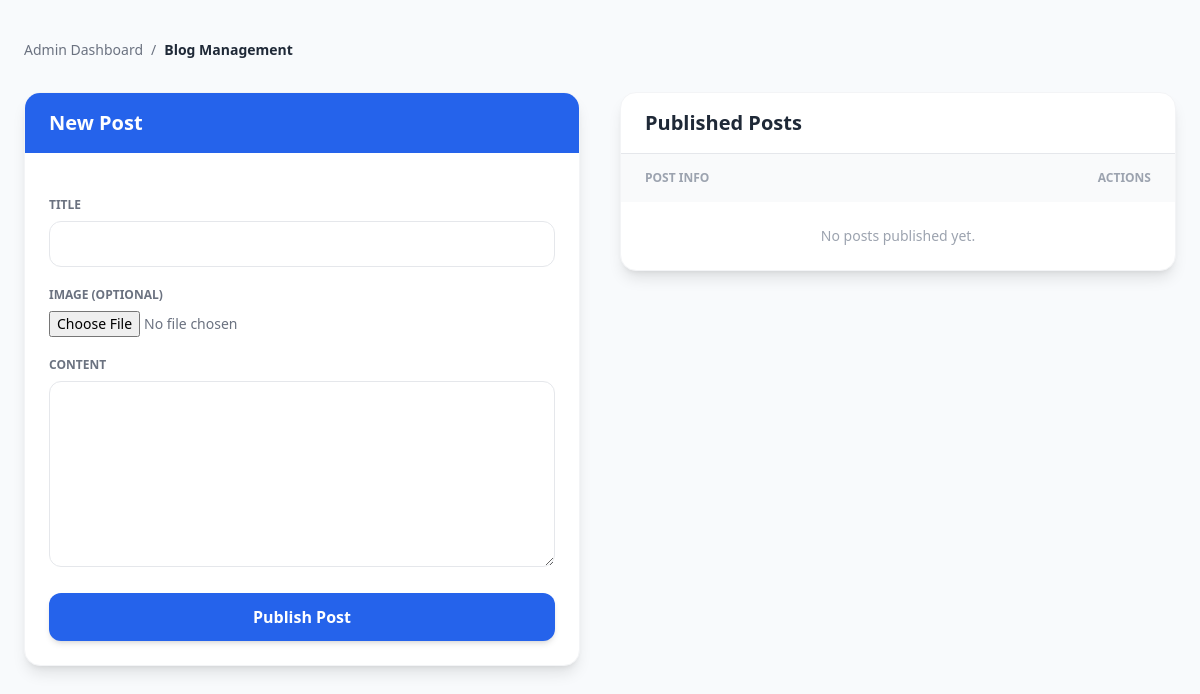
Before: /admin/add-blog (signed in) with the older database file.
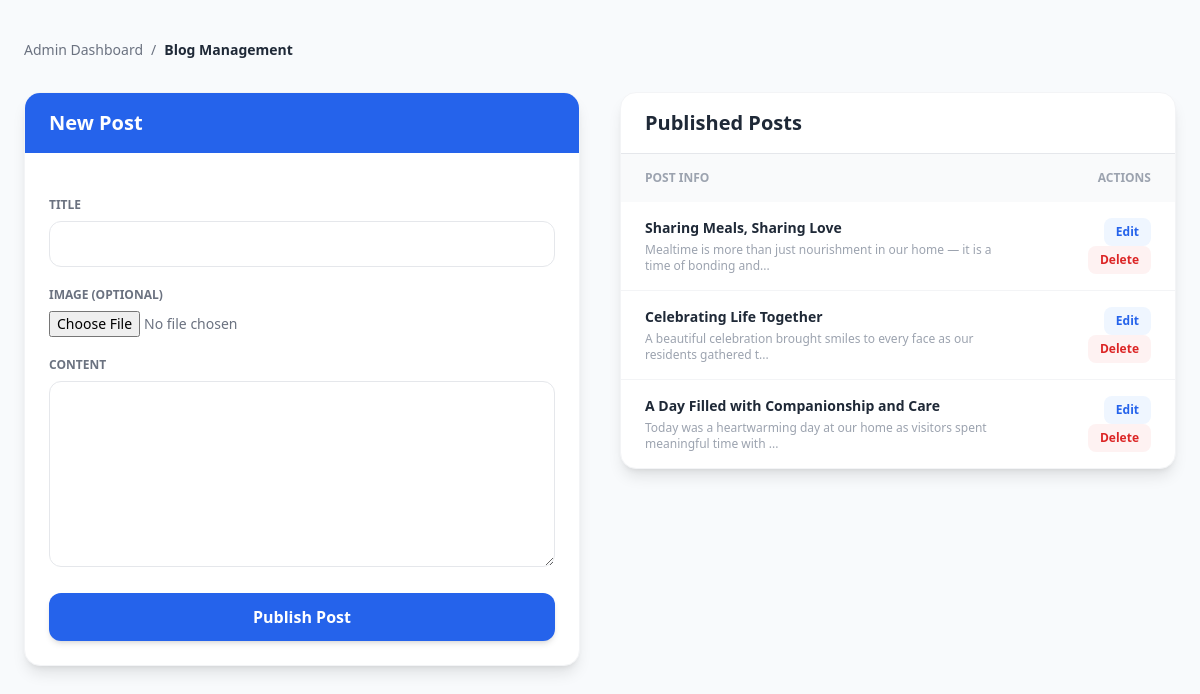
After: the same page with the newer database file.
### tables this page shows
CREATE TABLE blog_posts (
        id INTEGER PRIMARY KEY AUTOINCREMENT,
        title TEXT NOT NULL,
        content TEXT NOT NULL,
        image_filename TEXT,
        date_posted TEXT
    );

### app.py (the view, shortened to what this page needs)
@app.route('/admin/add-blog', methods=['GET', 'POST'])
def add_blog():
    if 'admin' not in session:
        return redirect('/login')
    db = get_db()
    cur = db.cursor()
    cur.execute("SELECT * FROM blog_posts ORDER BY id DESC")
    posts = cur.fetchall()
    db.close()
    return render_template('admin_add_blog.html', posts=posts, edit_post=None)

### app.py (called while the page is built)
def get_db():
    conn = sqlite3.connect(DB)
    conn.row_factory = sqlite3.Row
    return conn

### templates/admin_add_blog.html (shortened to what the changed rows need)
<!DOCTYPE html>
<html lang="en">
<head>
    <script src="https://cdn.tailwindcss.com"></script>
</head>
<body class="bg-slate-50 min-h-screen">
<div class="max-w-7xl mx-auto px-6 py-10">
    <div class="grid grid-cols-1 lg:grid-cols-2 gap-10">
        <div>
            <div class="bg-white rounded-2xl shadow-lg border border-gray-100 overflow-hidden sticky top-8">
                <div class="{{ 'bg-orange-500' if edit_post else 'bg-blue-600' }} px-6 py-4">
                    <h1 class="text-xl font-bold text-white">
                        {{ 'Edit Post' if edit_post else 'New Post' }}
                    </h1>
                </div>
            </div>
        </div>
        <div>
            <div class="bg-white rounded-2xl shadow-lg border border-gray-100 overflow-hidden">
                <div class="px-6 py-4 border-b flex justify-between items-center">
                    <h2 class="text-xl font-bold text-gray-800">Published Posts</h2>
                </div>
                <table class="w-full text-left">
                    <thead class="bg-gray-50 text-gray-400 text-xs uppercase font-bold">
                    <tr>
                        <th class="px-6 py-4">Post Info</th>
                        <th class="px-6 py-4 text-right">Actions</th>
                    </tr>
                    </thead>
                    <tbody class="divide-y divide-gray-100 text-sm">
                    {% if posts %}
                        {% for post in posts %}
                        <tr class="hover:bg-gray-50 transition">
                            <td class="px-6 py-4">
                                <div class="font-bold text-gray-800">
                                    {{ post.title }}
                                </div>
                                <div class="text-xs text-gray-400 mt-1">
                                    {{ post.content[:80] }}...
                                </div>
                            </td>
                            <td class="px-6 py-4 text-right space-x-2">
                                <a href="/admin/edit-blog/{{ post.id }}"
                                    class="inline-flex items-center gap-1 px-3 py-1.5
                                        text-blue-600 bg-blue-50
                                        hover:bg-blue-100 hover:text-blue-700
                                        rounded-lg text-xs font-semibold transition">
                                    Edit
                                </a>
                                <a href="/admin/delete-blog/{{ post.id }}"
                                    onclick="return confirm('Delete this post?')"
                                     class="inline-flex items-center gap-1 px-3 py-1.5
                                        text-red-600 bg-red-50
                                        hover:bg-red-100 hover:text-red-700
                                        rounded-lg text-xs font-semibold transition">
                                    Delete
                                </a>
                            </td>
                        </tr>
                        {% endfor %}
                    {% else %}
                        <tr>
                            <td colspan="2" class="px-6 py-6 text-center text-gray-400">
                                No posts published yet.
                            </td>
                        </tr>
                    {% endif %}
                    </tbody>
                </table>
            </div>
        </div>
    </div>
</div>
</body>
</html>

Changed rows visible on the page:
added blog_posts: title "Sharing Meals, Sharing Love", content "Mealtime is more than just nourishment in our home — it is a time of bonding and"
added blog_posts: title "Celebrating Life Together", content "A beautiful celebration brought smiles to every face as our residents gathered t"
added blog_posts: title "A Day Filled with Companionship and Care", content "Today was a heartwarming day at our home as visitors spent meaningful time with"
Other visible differences:
text no longer shown: "No posts published yet."
